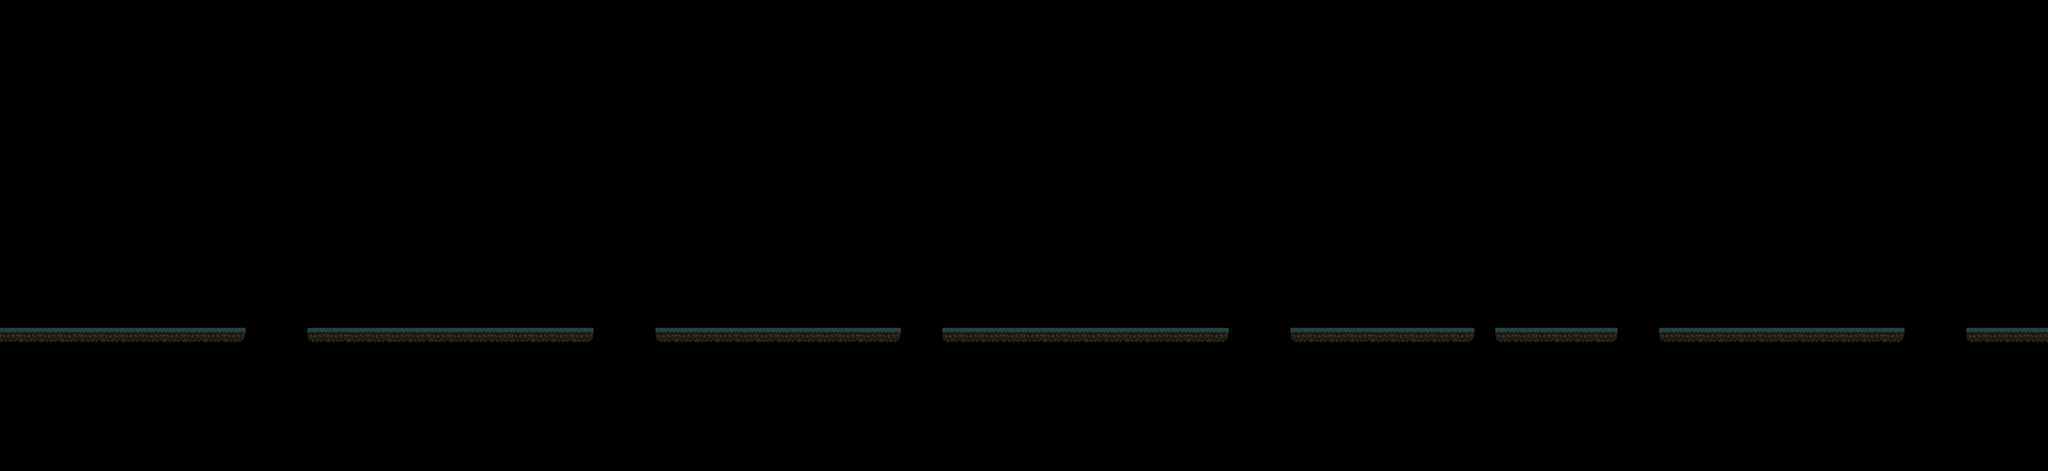

A 2D game scene composited from a Tiled map and its tileset images. What follows is a short description and the map's XML, with every tile layer's data as written:
An orthogonal 100x23 tile map with 32x32 px tiles, 1 tile layer (Tile Layer 1).

<map version="1.10" tiledversion="1.12.2" orientation="orthogonal" renderorder="right-down" width="100" height="23" tilewidth="32" tileheight="32" infinite="0" nextlayerid="2" nextobjectid="1">
 <editorsettings>
  <export target="final2" format="tmx" />
 </editorsettings>
 <tileset firstgid="1" source="../assets/levels/final/tileset.tsx" />
 <layer id="1" name="Tile Layer 1" width="100" height="23">
  <data encoding="csv">
0,0,0,0,0,0,0,0,0,0,0,0,0,0,0,0,0,0,0,0,0,0,0,0,0,0,0,0,0,0,0,0,0,0,0,0,0,0,0,0,0,0,0,0,0,0,0,0,0,0,0,0,0,0,0,0,0,0,0,0,0,0,0,0,0,0,0,0,0,0,0,0,0,0,0,0,0,0,0,0,0,0,0,0,0,0,0,0,0,0,0,0,0,0,0,0,0,0,0,0,
0,0,0,0,0,0,0,0,0,0,0,0,0,0,0,0,0,0,0,0,0,0,0,0,0,0,0,0,0,0,0,0,0,0,0,0,0,0,0,0,0,0,0,0,0,0,0,0,0,0,0,0,0,0,0,0,0,0,0,0,0,0,0,0,0,0,0,0,0,0,0,0,0,0,0,0,0,0,0,0,0,0,0,0,0,0,0,0,0,0,0,0,0,0,0,0,0,0,0,0,
0,0,0,0,0,0,0,0,0,0,0,0,0,0,0,0,0,0,0,0,0,0,0,0,0,0,0,0,0,0,0,0,0,0,0,0,0,0,0,0,0,0,0,0,0,0,0,0,0,0,0,0,0,0,0,0,0,0,0,0,0,0,0,0,0,0,0,0,0,0,0,0,0,0,0,0,0,0,0,0,0,0,0,0,0,0,0,0,0,0,0,0,0,0,0,0,0,0,0,0,
0,0,0,0,0,0,0,0,0,0,0,0,0,0,0,0,0,0,0,0,0,0,0,0,0,0,0,0,0,0,0,0,0,0,0,0,0,0,0,0,0,0,0,0,0,0,0,0,0,0,0,0,0,0,0,0,0,0,0,0,0,0,0,0,0,0,0,0,0,0,0,0,0,0,0,0,0,0,0,0,0,0,0,0,0,0,0,0,0,0,0,0,0,0,0,0,0,0,0,0,
0,0,0,0,0,0,0,0,0,0,0,0,0,0,0,0,0,0,0,0,0,0,0,0,0,0,0,0,0,0,0,0,0,0,0,0,0,0,0,0,0,0,0,0,0,0,0,0,0,0,0,0,0,0,0,0,0,0,0,0,0,0,0,0,0,0,0,0,0,0,0,0,0,0,0,0,0,0,0,0,0,0,0,0,0,0,0,0,0,0,0,0,0,0,0,0,0,0,0,0,
0,0,0,0,0,0,0,0,0,0,0,0,0,0,0,0,0,0,0,0,0,0,0,0,0,0,0,0,0,0,0,0,0,0,0,0,0,0,0,0,0,0,0,0,0,0,0,0,0,0,0,0,0,0,0,0,0,0,0,0,0,0,0,0,0,0,0,0,0,0,0,0,0,0,0,0,0,0,0,0,0,0,0,0,0,0,0,0,0,0,0,0,0,0,0,0,0,0,0,0,
0,0,0,0,0,0,0,0,0,0,0,0,0,0,0,0,0,0,0,0,0,0,0,0,0,0,0,0,0,0,0,0,0,0,0,0,0,0,0,0,0,0,0,0,0,0,0,0,0,0,0,0,0,0,0,0,0,0,0,0,0,0,0,0,0,0,0,0,0,0,0,0,0,0,0,0,0,0,0,0,0,0,0,0,0,0,0,0,0,0,0,0,0,0,0,0,0,0,0,0,
0,0,0,0,0,0,0,0,0,0,0,0,0,0,0,0,0,0,0,0,0,0,0,0,0,0,0,0,0,0,0,0,0,0,0,0,0,0,0,0,0,0,0,0,0,0,0,0,0,0,0,0,0,0,0,0,0,0,0,0,0,0,0,0,0,0,0,0,0,0,0,0,0,0,0,0,0,0,0,0,0,0,0,0,0,0,0,0,0,0,0,0,0,0,0,0,0,0,0,0,
0,0,0,0,0,0,0,0,0,0,0,0,0,0,0,0,0,0,0,0,0,0,0,0,0,0,0,0,0,0,0,0,0,0,0,0,0,0,0,0,0,0,0,0,0,0,0,0,0,0,0,0,0,0,0,0,0,0,0,0,0,0,0,0,0,0,0,0,0,0,0,0,0,0,0,0,0,0,0,0,0,0,0,0,0,0,0,0,0,0,0,0,0,0,0,0,0,0,0,0,
0,0,0,0,0,0,0,0,0,0,0,0,0,0,0,0,0,0,0,0,0,0,0,0,0,0,0,0,0,0,0,0,0,0,0,0,0,0,0,0,0,0,0,0,0,0,0,0,0,0,0,0,0,0,0,0,0,0,0,0,0,0,0,0,0,0,0,0,0,0,0,0,0,0,0,0,0,0,0,0,0,0,0,0,0,0,0,0,0,0,0,0,0,0,0,0,0,0,0,0,
0,0,0,0,0,0,0,0,0,0,0,0,0,0,0,0,0,0,0,0,0,0,0,0,0,0,0,0,0,0,0,0,0,0,0,0,0,0,0,0,0,0,0,0,0,0,0,0,0,0,0,0,0,0,0,0,0,0,0,0,0,0,0,0,0,0,0,0,0,0,0,0,0,0,0,0,0,0,0,0,0,0,0,0,0,0,0,0,0,0,0,0,0,0,0,0,0,0,0,0,
0,0,0,0,0,0,0,0,0,0,0,0,0,0,0,0,0,0,0,0,0,0,0,0,0,0,0,0,0,0,0,0,0,0,0,0,0,0,0,0,0,0,0,0,0,0,0,0,0,0,0,0,0,0,0,0,0,0,0,0,0,0,0,0,0,0,0,0,0,0,0,0,0,0,0,0,0,0,0,0,0,0,0,0,0,0,0,0,0,0,0,0,0,0,0,0,0,0,0,0,
0,0,0,0,0,0,0,0,0,0,0,0,0,0,0,0,0,0,0,0,0,0,0,0,0,0,0,0,0,0,0,0,0,0,0,0,0,0,0,0,0,0,0,0,0,0,0,0,0,0,0,0,0,0,0,0,0,0,0,0,0,0,0,0,0,0,0,0,0,0,0,0,0,0,0,0,0,0,0,0,0,0,0,0,0,0,0,0,0,0,0,0,0,0,0,0,0,0,0,0,
0,0,0,0,0,0,0,0,0,0,0,0,0,0,0,0,0,0,0,0,0,0,0,0,0,0,0,0,0,0,0,0,0,0,0,0,0,0,0,0,0,0,0,0,0,0,0,0,0,0,0,0,0,0,0,0,0,0,0,0,0,0,0,0,0,0,0,0,0,0,0,0,0,0,0,0,0,0,0,0,0,0,0,0,0,0,0,0,0,0,0,0,0,0,0,0,0,0,0,0,
0,0,0,0,0,0,0,0,0,0,0,0,0,0,0,0,0,0,0,0,0,0,0,0,0,0,0,0,0,0,0,0,0,0,0,0,0,0,0,0,0,0,0,0,0,0,0,0,0,0,0,0,0,0,0,0,0,0,0,0,0,0,0,0,0,0,0,0,0,0,0,0,0,0,0,0,0,0,0,0,0,0,0,0,0,0,0,0,0,0,0,0,0,0,0,0,0,0,0,0,
0,0,0,0,0,0,0,0,0,0,0,0,0,0,0,0,0,0,0,0,0,0,0,0,0,0,0,0,0,0,0,0,0,0,0,0,0,0,0,0,0,0,0,0,0,0,0,0,0,0,0,0,0,0,0,0,0,0,0,0,0,0,0,0,0,0,0,0,0,0,0,0,0,0,0,0,0,0,0,0,0,0,0,0,0,0,0,0,0,0,0,0,0,0,0,0,0,0,0,0,
24,24,24,24,24,24,24,24,24,24,24,25,0,0,0,23,24,24,24,24,24,24,24,24,24,24,24,24,25,0,0,0,23,24,24,24,24,24,24,24,24,24,24,25,0,0,23,24,24,24,24,24,24,24,24,24,24,24,24,25,0,0,0,23,24,24,24,24,24,24,24,25,0,23,24,24,24,24,25,0,0,23,24,24,24,24,24,24,24,24,24,24,25,0,0,0,23,24,24,24,
0,0,0,0,0,0,0,0,0,0,0,0,0,0,0,0,0,0,0,0,0,0,0,0,0,0,0,0,0,0,0,0,0,0,0,0,0,0,0,0,0,0,0,0,0,0,0,0,0,0,0,0,0,0,0,0,0,0,0,0,0,0,0,0,0,0,0,0,0,0,0,0,0,0,0,0,0,0,0,0,0,0,0,0,0,0,0,0,0,0,0,0,0,0,0,0,0,0,0,0,
0,0,0,0,0,0,0,0,0,0,0,0,0,0,0,0,0,0,0,0,0,0,0,0,0,0,0,0,0,0,0,0,0,0,0,0,0,0,0,0,0,0,0,0,0,0,0,0,0,0,0,0,0,0,0,0,0,0,0,0,0,0,0,0,0,0,0,0,0,0,0,0,0,0,0,0,0,0,0,0,0,0,0,0,0,0,0,0,0,0,0,0,0,0,0,0,0,0,0,0,
0,0,0,0,0,0,0,0,0,0,0,0,0,0,0,0,0,0,0,0,0,0,0,0,0,0,0,0,0,0,0,0,0,0,0,0,0,0,0,0,0,0,0,0,0,0,0,0,0,0,0,0,0,0,0,0,0,0,0,0,0,0,0,0,0,0,0,0,0,0,0,0,0,0,0,0,0,0,0,0,0,0,0,0,0,0,0,0,0,0,0,0,0,0,0,0,0,0,0,0,
0,0,0,0,0,0,0,0,0,0,0,0,0,0,0,0,0,0,0,0,0,0,0,0,0,0,0,0,0,0,0,0,0,0,0,0,0,0,0,0,0,0,0,0,0,0,0,0,0,0,0,0,0,0,0,0,0,0,0,0,0,0,0,0,0,0,0,0,0,0,0,0,0,0,0,0,0,0,0,0,0,0,0,0,0,0,0,0,0,0,0,0,0,0,0,0,0,0,0,0,
0,0,0,0,0,0,0,0,0,0,0,0,0,0,0,0,0,0,0,0,0,0,0,0,0,0,0,0,0,0,0,0,0,0,0,0,0,0,0,0,0,0,0,0,0,0,0,0,0,0,0,0,0,0,0,0,0,0,0,0,0,0,0,0,0,0,0,0,0,0,0,0,0,0,0,0,0,0,0,0,0,0,0,0,0,0,0,0,0,0,0,0,0,0,0,0,0,0,0,0,
0,0,0,0,0,0,0,0,0,0,0,0,0,0,0,0,0,0,0,0,0,0,0,0,0,0,0,0,0,0,0,0,0,0,0,0,0,0,0,0,0,0,0,0,0,0,0,0,0,0,0,0,0,0,0,0,0,0,0,0,0,0,0,0,0,0,0,0,0,0,0,0,0,0,0,0,0,0,0,0,0,0,0,0,0,0,0,0,0,0,0,0,0,0,0,0,0,0,0,0
</data>
 </layer>
</map>
